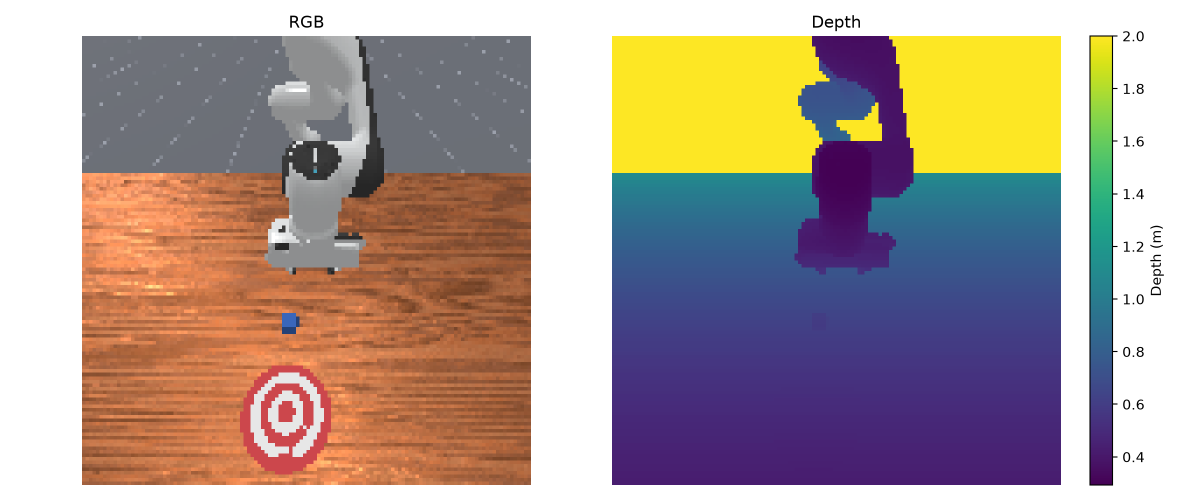
#> input picture results/figures/observation_rgb_depth.png, 2400 x 1000 px (shown at 1/2 size)
$ python plot_figures.py
#> lines starting #> are read from the running program, lines starting #| are printed output that depends on the picture
# -*- coding: utf-8 -*-
"""生成项目全部结果图(发布级)。

产物:
  results/figures/ood_success_comparison.png  图1 主结果:分组柱状图(6 条件 × 2 策略)
  results/figures/ood_improvement.png         图2 OOD 提升量 ΔSR(含负值 Goal Near)
  results/figures/seed_stability.png          图3 训练 seed 稳定性 dot plot
  results/figures/failure_analysis.png        图4 失败分析三栏图(a/b/c)

配色采用已验证的 dataviz 默认 palette(light mode):
  蓝 #2a78d6 = Baseline / 正增量
  橙 #eb6834 = + Episode DR
  红 #e34948 = 负增量
"""
from pathlib import Path

import numpy as np
import pandas as pd
import matplotlib
matplotlib.use("Agg")
import matplotlib.pyplot as plt

OUT_DIR = Path("results/figures")
OUT_DIR.mkdir(parents=True, exist_ok=True)

# ------------------------------------------------------------
# 调色板与排版(light mode)
# ------------------------------------------------------------
SURFACE = "#fcfcfb"
INK = "#0b0b0b"
INK2 = "#52514e"
MUTED = "#898781"
GRID = "#e1e0d9"
AXIS = "#c3c2b7"
BLUE = "#2a78d6"
ORANGE = "#eb6834"
RED = "#e34948"

plt.rcParams.update({
    "font.family": ["Segoe UI", "DejaVu Sans"],
    "text.color": INK,
    "axes.edgecolor": AXIS,
    "axes.labelcolor": INK,
    "xtick.color": MUTED,
    "ytick.color": MUTED,
    "axes.facecolor": SURFACE,
    "figure.facecolor": "white",
    "savefig.facecolor": "white",
})


def style_axes(ax):
    """统一坐标轴风格:去上右边框、横向网格、无刻度短线。"""
    ax.spines[["top", "right"]].set_visible(False)
    ax.spines[["left", "bottom"]].set_color(AXIS)
    ax.grid(axis="y", color=GRID, linewidth=0.8, zorder=0)
    ax.set_axisbelow(True)
    ax.tick_params(length=0)


def save(fig, name):
    path = OUT_DIR / name
    fig.savefig(path, dpi=200, bbox_inches="tight")
    print("saved:", path)
    plt.close(fig)


# ============================================================
# 图1 主结果:Grouped Bar Chart
# ============================================================
def fig1_main_bar():
    conditions = [
        "Normal", "Cube OOD", "Goal Far",
        "Qpos Shift", "Episode Combined", "Full Combined",
    ]
    baseline_mean = np.array([61.7, 29.7, 8.0, 64.3, 9.7, 15.3])
    baseline_std = np.array([20.2, 7.2, 7.2, 12.6, 5.5, 9.1])
    dr_mean = np.array([70.3, 35.7, 20.3, 77.0, 16.0, 19.7])
    dr_std = np.array([3.1, 4.0, 12.9, 3.6, 2.6, 1.2])

    x = np.arange(len(conditions))
    width = 0.36
    gap = 0.02          # 组内两柱之间的 surface gap
    off = width / 2 + gap / 2

    fig, ax = plt.subplots(figsize=(10, 5.2))
    style_axes(ax)

    ax.bar(x - off, baseline_mean, width, color=BLUE,
           label="Depth+Goal", zorder=3)
    ax.bar(x + off, dr_mean, width, color=ORANGE,
           label="Depth+Goal + Episode DR", zorder=3)

    ax.errorbar(x - off, baseline_mean, yerr=baseline_std,
                fmt="none", ecolor=INK2, elinewidth=1.2, capsize=3, zorder=4)
    ax.errorbar(x + off, dr_mean, yerr=dr_std,
                fmt="none", ecolor=INK2, elinewidth=1.2, capsize=3, zorder=4)

    for xi, m in zip(x - off, baseline_mean):
        ax.text(xi, m + 1.2, f"{m:.1f}", ha="center", va="bottom",
                fontsize=9, color=INK2)
    for xi, m in zip(x + off, dr_mean):
        ax.text(xi, m + 1.2, f"{m:.1f}", ha="center", va="bottom",
                fontsize=9, color=INK2)

    # 高亮 Normal 组的 seed 方差下降
    ax.annotate(
        "Normal: seed std 20.2 → 3.1",
        xy=(-off, baseline_mean[0] + baseline_std[0]),
        xytext=(0.30, 97.5),
        ha="center", fontsize=9.5, color=INK2,
        arrowprops=dict(arrowstyle="-", color=INK2, lw=0.8),
    )

    ax.set_xticks(x, conditions, fontsize=10.5)
    ax.set_ylim(0, 104)
    ax.set_yticks(range(0, 101, 20))
    ax.set_ylabel("Success Rate (%)", fontsize=11)
    ax.legend(frameon=False, loc="upper right", fontsize=10, handlelength=1.0)

    save(fig, "ood_success_comparison.png")
#> in save, `fig.savefig(path, dpi=200, bbox_inches="tight")`:
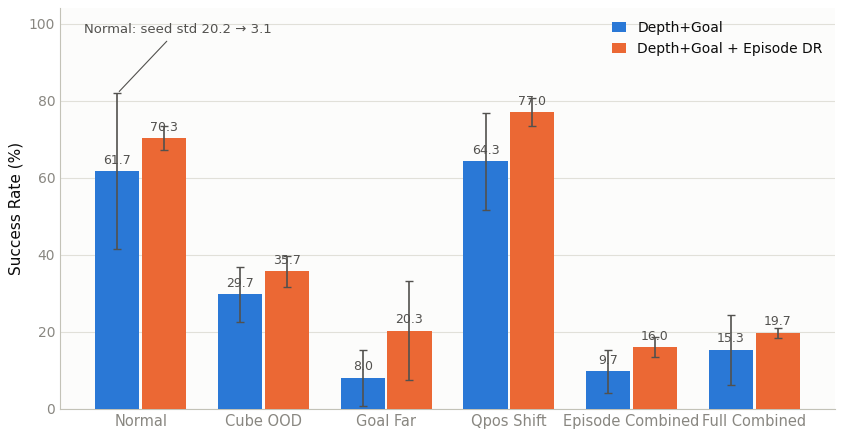
#> figure drawn by matplotlib, 1 panel; tallest bar 64.3 high, from x = 2.63 to 2.99; tallest bar 77 high, from x = 3.01 to 3.37


# ============================================================
# 图2 OOD Improvement:ΔSR = SR_DR - SR_Baseline
# ============================================================
def fig2_delta():
    conditions = [
        "Cube OOD", "Goal Far", "Qpos Shift",
        "Episode Combined", "Full Combined", "Goal Near",
    ]
    deltas = [6.0, 12.3, 12.7, 6.3, 4.3, -2.7]
    colors = [BLUE if d >= 0 else RED for d in deltas]

    fig, ax = plt.subplots(figsize=(9, 4.8))
    style_axes(ax)

    # 正/负区域背景与零线
    ax.axhspan(0, 16, color="#0ca30c", alpha=0.045, zorder=0)
    ax.axhspan(-6, 0, color="#d03b3b", alpha=0.045, zorder=0)
    ax.axhline(0, color=INK2, linewidth=1.0, zorder=2)

    x = np.arange(len(conditions))
    ax.bar(x, deltas, 0.55, color=colors, zorder=3)

    for xi, d in zip(x, deltas):
        sign = "+" if d >= 0 else "−"
        ax.text(
            xi, d + (0.5 if d >= 0 else -0.5),
            f"{sign}{abs(d):.1f}",
            ha="center", va="bottom" if d >= 0 else "top",
            fontsize=10, color=INK2,
        )

    ax.set_xticks(x, conditions, fontsize=10.5)
    ax.set_xlim(-0.6, len(conditions) - 0.4)
    ax.set_ylim(-6, 16)
    ax.set_ylabel("Δ Success Rate (pp)", fontsize=11)
    ax.text(0.99, 0.03,
            "ΔSR = SR$_{DR}$ − SR$_{Baseline}$",
            transform=ax.transAxes, ha="right", va="bottom",
            fontsize=9, color=MUTED)

    from matplotlib.patches import Patch
    ax.legend(
        handles=[
            Patch(fc=BLUE, label="improvement"),
            Patch(fc=RED, label="degradation"),
        ],
        frameon=False, loc="upper right", fontsize=9.5,
    )

    save(fig, "ood_improvement.png")
#> call 2 of save, with name = 'ood_improvement.png'
#> in save (call 2), `fig.savefig(path, dpi=200, bbox_inches="tight")`:
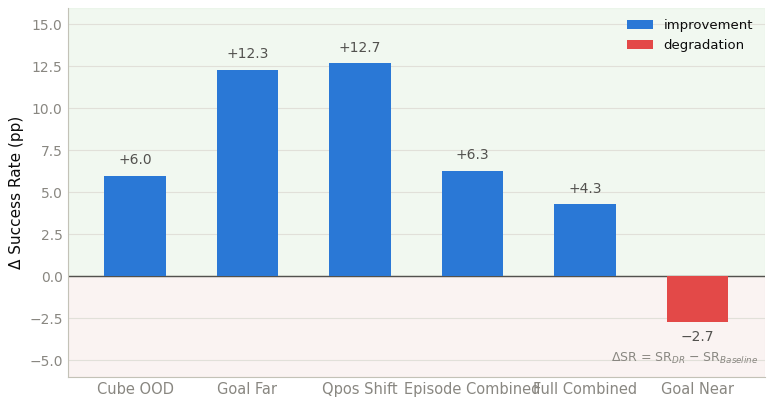
#> figure drawn by matplotlib, 1 panel; tallest bar 12.7 high, from x = 1.73 to 2.28


# ============================================================
# 图3 训练 seed 稳定性(Normal 条件)
# ============================================================
def fig3_seeds():
    baseline_seeds = [50, 50, 85]
    dr_seeds = [67, 73, 71]
    means = [61.7, 70.3]
    stds = [20.2, 3.1]
    colors = [BLUE, ORANGE]
    groups = ["Depth+Goal", "Depth+Goal\n+ Episode DR"]

    fig, ax = plt.subplots(figsize=(8, 5))
    style_axes(ax)

    xpos = [0.0, 1.5]
    jitter = [-0.1, 0.0, 0.1]

    for xc, seeds, mean, std, c in zip(
        xpos, (baseline_seeds, dr_seeds), means, stds, colors
    ):
        # mean ± seed std 阴影带
        ax.fill_between(
            [xc - 0.26, xc + 0.26], mean - std, mean + std,
            color=c, alpha=0.14, lw=0, zorder=1,
        )
        # 均值线
        ax.plot([xc - 0.26, xc + 0.26], [mean, mean],
                color=c, lw=2.6, zorder=3)
        # 三个 seed 的点
        for j, v in zip(jitter, seeds):
            ax.scatter(xc + j, v, s=130, color=c,
                       edgecolor="white", lw=1.4, zorder=4)
            ax.text(xc + j, v + 4.5, str(v), ha="center",
                    fontsize=9, color=INK2)

    # 均值标注(左对齐 / 右对齐,避免出界)
    ax.text(0.30, means[0] + 3, f"mean {means[0]:.1f} ± {stds[0]:.1f}",
            va="center", fontsize=9.5, color=INK2)
    ax.text(1.20, means[1] + 3, f"mean {means[1]:.1f} ± {stds[1]:.1f}",
            va="center", ha="right", fontsize=9.5, color=INK2)

    ax.annotate(
        "seed std 20.2 → 3.1 (−85%)",
        xy=(1.5, means[1] + stds[1]),
        xytext=(0.72, 99),
        ha="center", fontsize=9.5, color=INK2,
        arrowprops=dict(arrowstyle="-", color=INK2, lw=0.8),
    )

    from matplotlib.lines import Line2D
    ax.set_xticks(xpos, groups, fontsize=10.5)
    ax.set_xlim(-0.55, 2.05)
    ax.set_ylim(0, 104)
    ax.set_yticks(range(0, 101, 20))
    ax.set_ylabel("Success Rate (%)", fontsize=11)
    ax.set_title("Normal condition · 3 training seeds",
                 loc="left", fontsize=11.5, pad=10)
    ax.legend(
        handles=[
            Line2D([], [], marker="o", ls="", color=BLUE,
                   markersize=8, label="Depth+Goal"),
            Line2D([], [], marker="o", ls="", color=ORANGE,
                   markersize=8, label="Depth+Goal + Episode DR"),
        ],
        frameon=False, loc="upper left", fontsize=9.5,
    )

    save(fig, "seed_stability.png")
#> call 3 of save, with name = 'seed_stability.png'
#> in save (call 3), `fig.savefig(path, dpi=200, bbox_inches="tight")`:
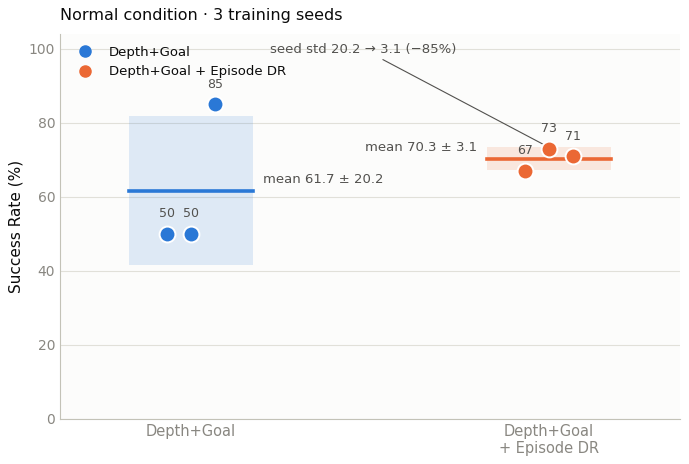
#> figure drawn by matplotlib, 1 panel


# ============================================================
# 图4 Failure Analysis 三栏图
#   (a) RGB / Depth 观测对比
#   (b) Goal Far 失败 rollout 帧
#   (c) TCP-Cube / Cube-Goal 距离曲线
# ============================================================
def fig4_failure():
    import imageio.v2 as imageio

    # --------------------------------------------------------
    # 显式 rect 布局(单位:英寸,左下角为原点)。
    # (a) 居中且收窄;(b)/(c) 之间留出明确间隔;
    # 每个面板标题占据独立的一行 cell,与内容互不重叠。
    # --------------------------------------------------------
    fig_w = 11.5
    img_w, img_h = 2400, 1000          # observation_rgb_depth.png 原始尺寸
    img_area_w = 0.72 * fig_w          # (a) 图片区宽度(居中)
    img_area_h = img_area_w * img_h / img_w   # 按 2.4:1 等比计算高度
    x_a = (fig_w - img_area_w) / 2     # (a) 居中偏移

    cap_h = 0.44      # 标题行高度
    gap_small = 0.18  # 标题与内容间距
    gap_rows = 0.45   # (a) 与 (b)/(c) 之间的间距
    margin = 0.15
    gap_cols = 0.55   # (b) 与 (c) 之间的间隔

    content_h = 2.5   # 底部内容行高度(帧 + 曲线)
    col_w = (fig_w - 2 * margin - gap_cols) / 2   # 每列宽度
    frame_w = (col_w - 0.24) / 4                  # 4 帧 + 3 个间隙

    fig_h = (margin + cap_h + gap_small + img_area_h
             + gap_rows + cap_h + gap_small + content_h + margin)
    fig = plt.figure(figsize=(fig_w, fig_h))

    def rect(x, y, w, h):
        """英寸 -> 图形分数坐标(x, y 为左下角)。"""
        return [x / fig_w, y / fig_h, w / fig_w, h / fig_h]

    def caption(x, w, y, letter, text):
        ax = fig.add_axes(rect(x, y, w, cap_h))
        ax.axis("off")
        ax.text(0, 0.5, r"$\bf{(" + letter + r")}$ " + text,
                fontsize=10.5, color=INK, va="center", ha="left",
                wrap=True)
        return ax

    x_left = margin
    x_right = x_left + col_w + gap_cols          # 右列起点

    y_content = margin                                    # 底部内容行
    y_cap_row = y_content + content_h + gap_small         # (b)/(c) 标题行
    y_img = y_cap_row + cap_h + gap_rows                  # (a) 图片
    y_cap_a = y_img + img_area_h + gap_small              # (a) 标题行

    # ---- (a) 观测对比(居中、收窄) ----
    caption(x_a, img_area_w, y_cap_a, "a",
            "Observation design — goal region visible in RGB, "
            "nearly invisible in depth → Depth+Goal input")
    ax_a = fig.add_axes(rect(x_a, y_img, img_area_w, img_area_h))
    ax_a.imshow(plt.imread(OUT_DIR / "observation_rgb_depth.png"))
    ax_a.axis("off")

    # ---- (b) Goal Far 失败 rollout 帧 ----
    caption(x_left, col_w, y_cap_row, "b",
            "Goal Far failure rollout — baseline Depth+Goal policy")

#> (the run stopped early here; a loop or call above may not have finished)
